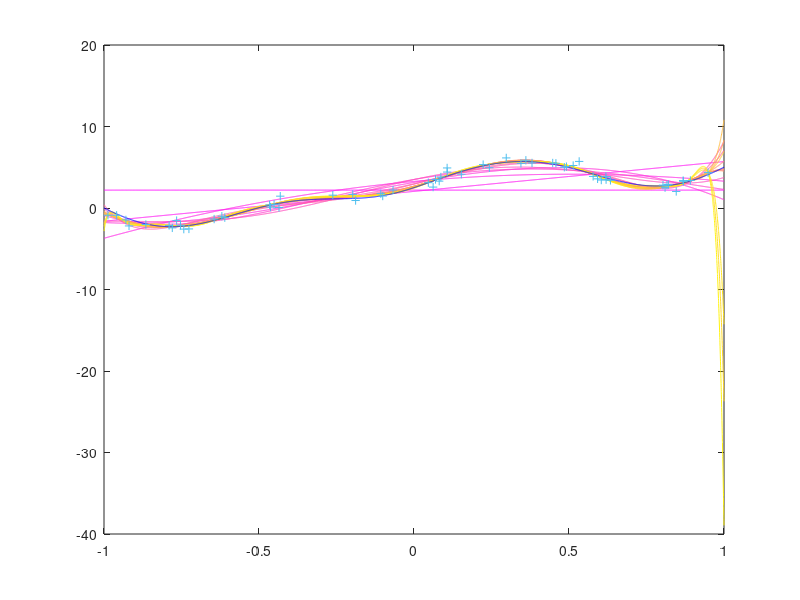
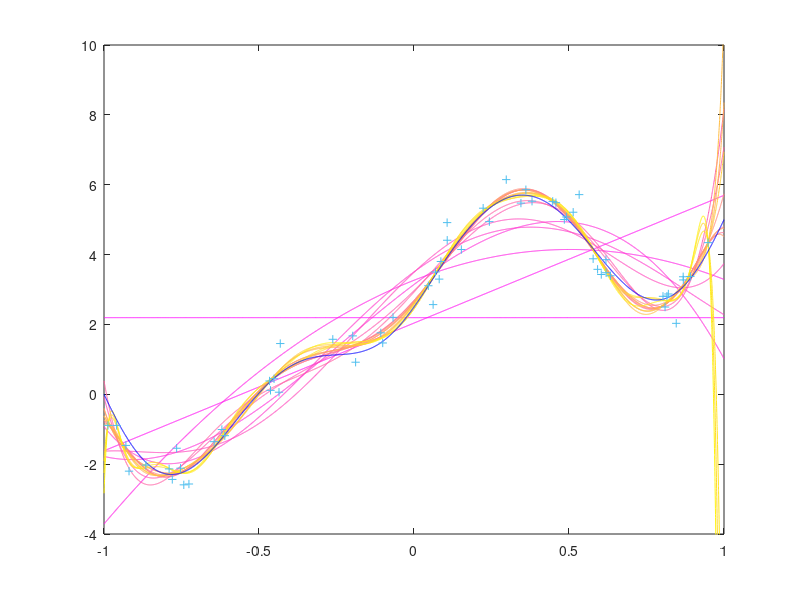
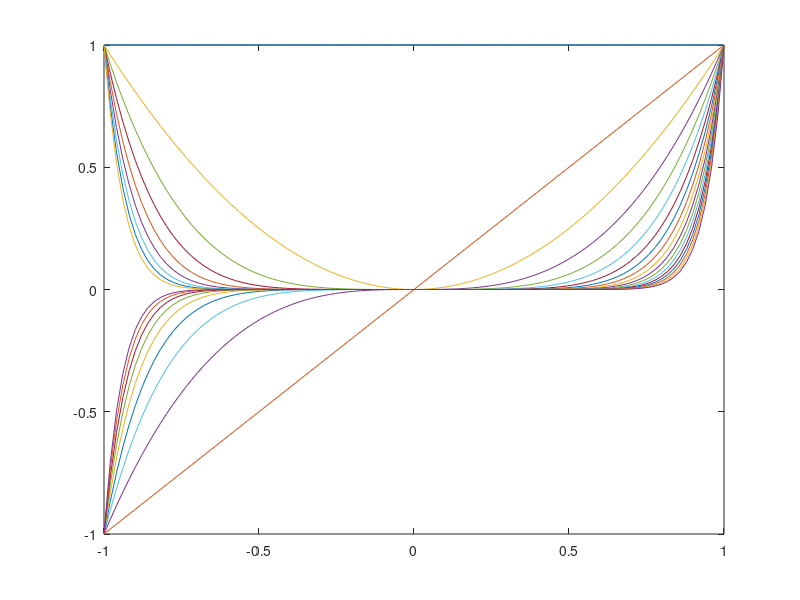
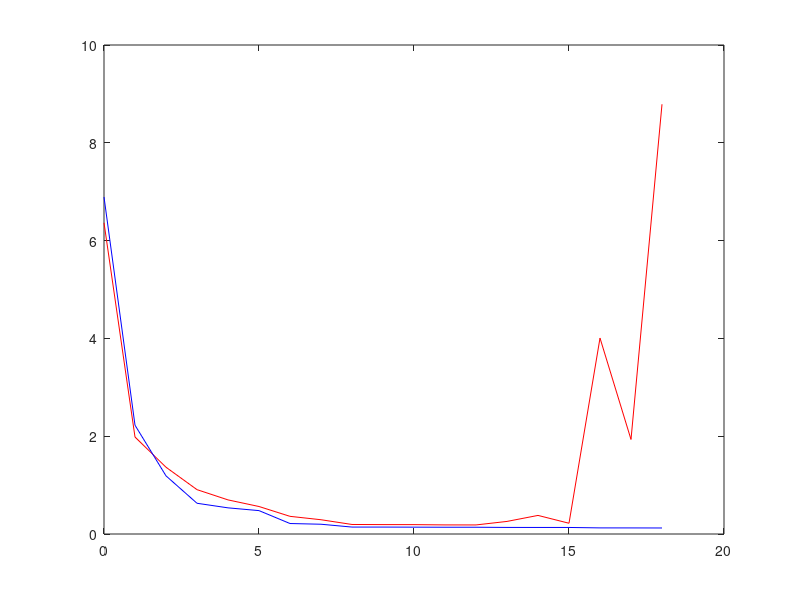

Write the MATLAB code that produced these figures, in order.
%1.1.1

clc;
close all;
clear;



data = importdata('datasets/linearregression_homework.mat');
x_test = data.x_test;
x_train = data.x_train;
y_target = data.y_target;
y_test = data.y_test;
y_train = data.y_train;

l_max = 18;

fig1=figure();



y_our_train = zeros(length(x_train), l_max);

for l = 0:l_max
    disp(['l=', num2str(l)]);
    potenz = ones(size(x_train))*[0:l];

    x_train_mat = [x_train]*ones(1,l+1);
    X = x_train_mat.^potenz;
    W = inv(X'*X)*X'*y_train;
    
    y_our_train(:,l+1) = X*W;

    potenz = ones(size(x_test))*[0:l];
    x_test_mat = [x_test]*ones(1,l+1);
    X_test = x_test_mat.^potenz;

    y(:,l+1) = X_test*W;
    my_plot = plot(x_test, y(:,l+1));
    hold on;
    set(my_plot, 'Color', [1, l/(l_max+1) , 1-l/(l_max+1)]);
    

end

plot(x_test, y_target, 'b-');
plot(x_train, y_train, ' +');


%das Ganze nocheinmal in skalierter Form geplottet:

fig2=figure();



for l = 0:l_max
   
    my_plot2 = plot(x_test, y(:,l+1));
    hold on;
    set(my_plot2, 'Color', [1, l/(l_max+1) , 1-l/(l_max+1)]);
    axis([-1 1 -4 10]);
end

plot(x_test, y_target, 'b-');
plot(x_train, y_train, ' +');




%plot of basis functions
figure
l=18

x_basis = linspace(-1,1,100)';

potenz = ones(size(x_basis))*[0:l];
x_test_mat = [x_basis]*ones(1,l+1);
X_test = x_test_mat.^potenz;


for i = 1:l
    mask = zeros(l+1, 1);
    mask(i) = 1;

    
    %W2 = W.*mask
    W2 = mask;
    

    
    y_basis = X_test*W2;
    
    plot(x_basis, y_basis);
    axis([-1 1 -1 1]);
    hold on;
end




%letzter punkt:

for l = 0:l_max
    mse_test(l+1) = (y(:,l+1) - y_test)' * (y(:,l+1) - y_test) / length(y_test);
    mse_train(l+1) = (y_our_train(:,l+1) - y_train)' * (y_our_train(:,l+1) - y_train) / length(y_our_train);
end

figure

plot(0:l_max, mse_test, 'r-');
hold on;
plot(0:l_max, mse_train, 'b-');
